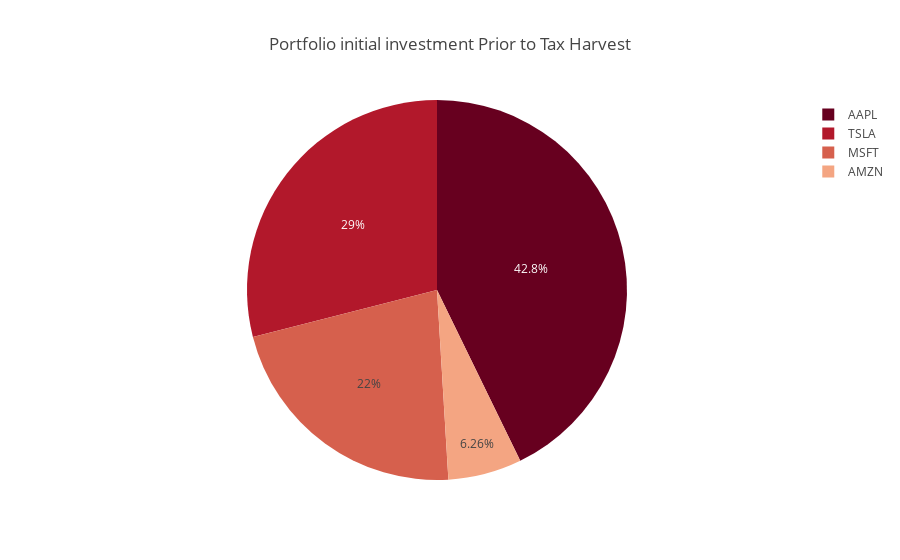

Write notebook code for a chart like this one.
### Code cell
#   for some reason this always has to be re run to show the right names. no code needs to be changed. just run cell again. i want this to show number of shares
#   add profit/loss column, (takes the number of shares * purchase share_price) - current prices
portfolio_df['order_total'] = portfolio_df['no_of_shares']*portfolio_df['share_price']

display(portfolio_df)

plot = px.pie(
    portfolio_df, 
    values=portfolio_df.keys()[2],
    names=portfolio_df.keys()[1],
    color_discrete_sequence=px.colors.sequential.RdBu,
    title= 'Portfolio initial investment Prior to Tax Harvest'
    )
plot.show()

### Figure 1 — Plotly figure (JSON) as saved in the notebook; plotly's stock layout.template omitted (floating-point values rounded to 4 significant figures)
{"data": [{"domain": {"x": [0, 1], "y": [0, 1]}, "hovertemplate": "symbol=%{label}<br>no_of_shares=%{value}<extra></extra>", "labels": ["AAPL", "MSFT", "TSLA", "TSLA", "AAPL", "MSFT", "AMZN"], "legendgroup": "", "name": "", "showlegend": true, "type": "pie", "values": [320, 170, 200, 73, 83, 37, 59]}], "layout": {"legend": {"tracegroupgap": 0}, "piecolorway": ["rgb(103,0,31)", "rgb(178,24,43)", "rgb(214,96,77)", "rgb(244,165,130)", "rgb(253,219,199)", "rgb(247,247,247)", "rgb(209,229,240)", "rgb(146,197,222)", "rgb(67,147,195)", "rgb(33,102,172)", "rgb(5,48,97)"], "title": {"text": "Portfolio initial investment Prior to Tax Harvest"}}}
